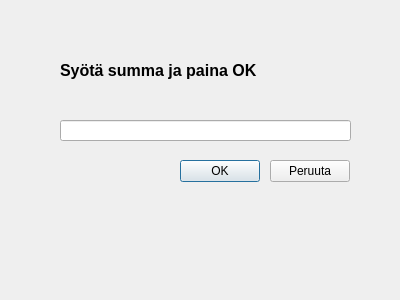
<?xml version="1.0" encoding="UTF-8"?>
<ui version="4.0">
 <class>DrawAnotherSum</class>
 <widget class="QDialog" name="DrawAnotherSum">
  <property name="geometry">
   <rect>
    <x>0</x>
    <y>0</y>
    <width>400</width>
    <height>300</height>
   </rect>
  </property>
  <property name="windowTitle">
   <string>Dialog</string>
  </property>
  <widget class="QLineEdit" name="lineEditAmount">
   <property name="geometry">
    <rect>
     <x>60</x>
     <y>120</y>
     <width>291</width>
     <height>21</height>
    </rect>
   </property>
  </widget>
  <widget class="QPushButton" name="pushButtonOK">
   <property name="geometry">
    <rect>
     <x>180</x>
     <y>160</y>
     <width>80</width>
     <height>22</height>
    </rect>
   </property>
   <property name="text">
    <string>OK</string>
   </property>
  </widget>
  <widget class="QPushButton" name="pushButtonCancel">
   <property name="geometry">
    <rect>
     <x>270</x>
     <y>160</y>
     <width>80</width>
     <height>22</height>
    </rect>
   </property>
   <property name="text">
    <string>Peruuta</string>
   </property>
  </widget>
  <widget class="QLabel" name="label">
   <property name="geometry">
    <rect>
     <x>60</x>
     <y>50</y>
     <width>291</width>
     <height>41</height>
    </rect>
   </property>
   <property name="font">
    <font>
     <pointsize>12</pointsize>
     <weight>75</weight>
     <bold>true</bold>
    </font>
   </property>
   <property name="text">
    <string>Syötä summa ja paina OK</string>
   </property>
  </widget>
 </widget>
 <resources/>
 <connections>
  <connection>
   <sender>pushButtonOK</sender>
   <signal>clicked()</signal>
   <receiver>DrawAnotherSum</receiver>
   <slot>accept()</slot>
   <hints>
    <hint type="sourcelabel">
     <x>219</x>
     <y>170</y>
    </hint>
    <hint type="destinationlabel">
     <x>199</x>
     <y>149</y>
    </hint>
   </hints>
  </connection>
  <connection>
   <sender>pushButtonCancel</sender>
   <signal>clicked()</signal>
   <receiver>DrawAnotherSum</receiver>
   <slot>reject()</slot>
   <hints>
    <hint type="sourcelabel">
     <x>309</x>
     <y>170</y>
    </hint>
    <hint type="destinationlabel">
     <x>199</x>
     <y>149</y>
    </hint>
   </hints>
  </connection>
 </connections>
</ui>
